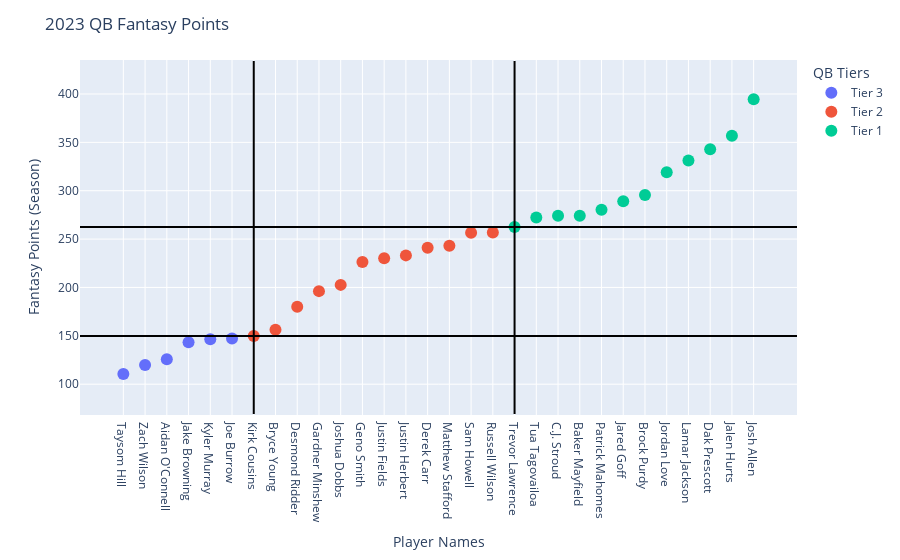

Notebook code cell kept with this figure:
### Code cell
# scatter plot
start_index = -30
fig = px.scatter(df_sorted[start_index:], x="player_name", y=col_to_graph, color='Color')

# Add a horizontal line at qb1 line
qb1_line_h = df_sorted[col_to_graph].iloc[-12]
fig.add_shape(type="line",
              x0=0, x1=1, y0=qb1_line_h, y1=qb1_line_h,
              line=dict(color="black", width=2),
              xref="paper", yref="y")

# add a vertical line at qb1
qb1_line_v = df_sorted["player_name"].iloc[-12]
fig.add_shape(type="line",
              x0=qb1_line_v, x1=qb1_line_v, y0=df_sorted[col_to_graph].iloc[start_index - 10], 
              y1=df_sorted[col_to_graph].max()* 1.1,
              line=dict(color="black", width=2),
              xref="x", yref="y")

# Add a horizontal line at qb2 line
qb2_line_h = df_sorted[col_to_graph].iloc[-24]
fig.add_shape(type="line",
              x0=0, x1=1, y0=qb2_line_h, y1=qb2_line_h,
              line=dict(color="black", width=2),
              xref="paper", yref="y")

# add a vertical line at qb2
qb2_line_v = df_sorted["player_name"].iloc[-24]
fig.add_shape(type="line",
              x0=qb2_line_v, x1=qb2_line_v, y0=df_sorted[col_to_graph].iloc[start_index - 10], 
              y1=df_sorted[col_to_graph].max()* 1.1,
              line=dict(color="black", width=2),
              xref="x", yref="y")

fig.update_traces(marker=dict(size=12))

fig.update_layout(
    title='2023 QB Fantasy Points',
    xaxis_title="Player Names",
    yaxis_title='Fantasy Points (Season)',
    legend_title='QB Tiers',
)

# fig.write_html("../interactive-2.0/QB/2023-review/fantasy-points-season.html")
fig.show()

### Figure 1 — Plotly figure (JSON) as saved in the notebook; plotly's stock layout.template omitted (floating-point values rounded to 4 significant figures)
{"data": [{"hovertemplate": "Color=Tier 3<br>player_name=%{x}<br>fantasy_points=%{y}<extra></extra>", "legendgroup": "Tier 3", "marker": {"color": "#636efa", "size": 12, "symbol": "circle"}, "mode": "markers", "name": "Tier 3", "orientation": "v", "showlegend": true, "type": "scatter", "x": ["Taysom Hill", "Zach Wilson", "Aidan O'Connell", "Jake Browning", "Kyler Murray", "Joe Burrow"], "xaxis": "x", "y": [110.5, 119.9, 125.8, 143.4, 146.4, 147.2], "yaxis": "y"}, {"hovertemplate": "Color=Tier 2<br>player_name=%{x}<br>fantasy_points=%{y}<extra></extra>", "legendgroup": "Tier 2", "marker": {"color": "#EF553B", "size": 12, "symbol": "circle"}, "mode": "markers", "name": "Tier 2", "orientation": "v", "showlegend": true, "type": "scatter", "x": ["Kirk Cousins", "Bryce Young", "Desmond Ridder", "Gardner Minshew", "Joshua Dobbs", "Geno Smith", "Justin Fields", "Justin Herbert", "Derek Carr", "Matthew Stafford", "Sam Howell", "Russell Wilson"], "xaxis": "x", "y": [149.7, 156.4, 180.1, 196.2, 202.7, 226.3, 230.2, 233.2, 241.1, 243.1, 256.5, 256.9], "yaxis": "y"}, {"hovertemplate": "Color=Tier 1<br>player_name=%{x}<br>fantasy_points=%{y}<extra></extra>", "legendgroup": "Tier 1", "marker": {"color": "#00cc96", "size": 12, "symbol": "circle"}, "mode": "markers", "name": "Tier 1", "orientation": "v", "showlegend": true, "type": "scatter", "x": ["Trevor Lawrence", "Tua Tagovailoa", "C.J. Stroud", "Baker Mayfield", "Patrick Mahomes", "Jared Goff", "Brock Purdy", "Jordan Love", "Lamar Jackson", "Dak Prescott", "Jalen Hurts", "Josh Allen"], "xaxis": "x", "y": [262.5, 272.4, 274.0, 274.1, 280.2, 289.1, 295.6, 319.1, 331.2, 342.8, 356.8, 394.6], "yaxis": "y"}], "layout": {"legend": {"title": {"text": "QB Tiers"}, "tracegroupgap": 0}, "margin": {"t": 60}, "shapes": [{"line": {"color": "black", "width": 2}, "type": "line", "x0": 0, "x1": 1, "xref": "paper", "y0": 262.5, "y1": 262.5, "yref": "y"}, {"line": {"color": "black", "width": 2}, "type": "line", "x0": "Trevor Lawrence", "x1": "Trevor Lawrence", "xref": "x", "y0": 69.18, "y1": 434.1, "yref": "y"}, {"line": {"color": "black", "width": 2}, "type": "line", "x0": 0, "x1": 1, "xref": "paper", "y0": 149.7, "y1": 149.7, "yref": "y"}, {"line": {"color": "black", "width": 2}, "type": "line", "x0": "Kirk Cousins", "x1": "Kirk Cousins", "xref": "x", "y0": 69.18, "y1": 434.1, "yref": "y"}], "title": {"text": "2023 QB Fantasy Points"}, "xaxis": {"anchor": "y", "domain": [0, 1], "title": {"text": "Player Names"}}, "yaxis": {"anchor": "x", "domain": [0, 1], "title": {"text": "Fantasy Points (Season)"}}}}
